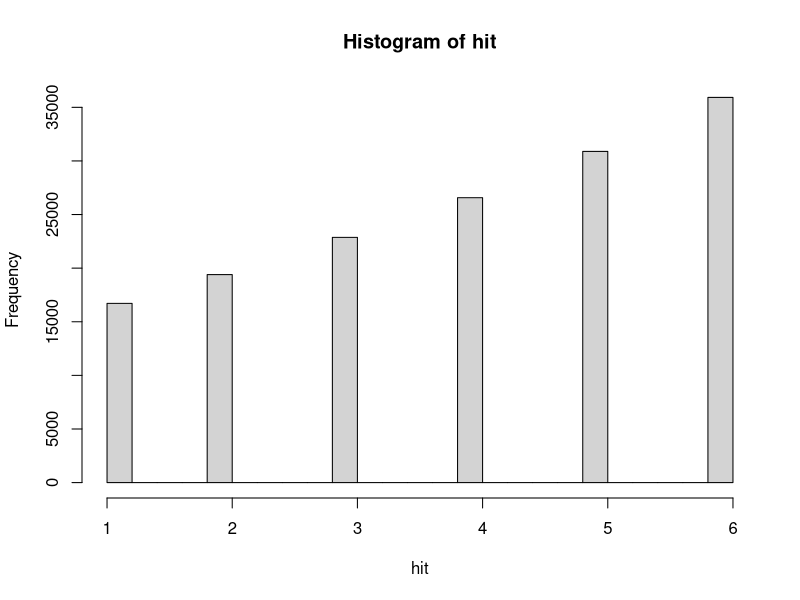

Source code (R):
##Coins, dice, and board games
hit<-vector()
for (i in 1:100000)
{
  space<-0
  while (space<6)
  {
    space<-space+sample(1:6, size=1)
    hit<-c(hit,space)
  }
}
hit<-hit[hit<7]
hist(hit)
b<-table(hit)/100000
all<-expand.grid(1:6, 1:6, 1:6, 1:6, 1:6, 1:6)
all<-as.matrix(all)

p1<-1/6
p2<-1/6+1/36
p3<-1/6+2/36+1/6^3
p4<-1/6+1/6*sum(p1,p2,p3)
p5<-1/6+1/6*sum(p1,p2,p3,p4)
p6<-1/6+1/6*sum(p1,p2,p3,p4,p5)
probsHit<-c(p1,p2,p3,p4,p5,p6)
for (i in 7:10000)
{
  probsHit[i]<-1/6*sum(probsHit[(i-6):(i-1)])
}
order(probsHit, decreasing = TRUE)[1:50]
sum(probsHit[c(6,12,10)])
head(probsHit, 12)
